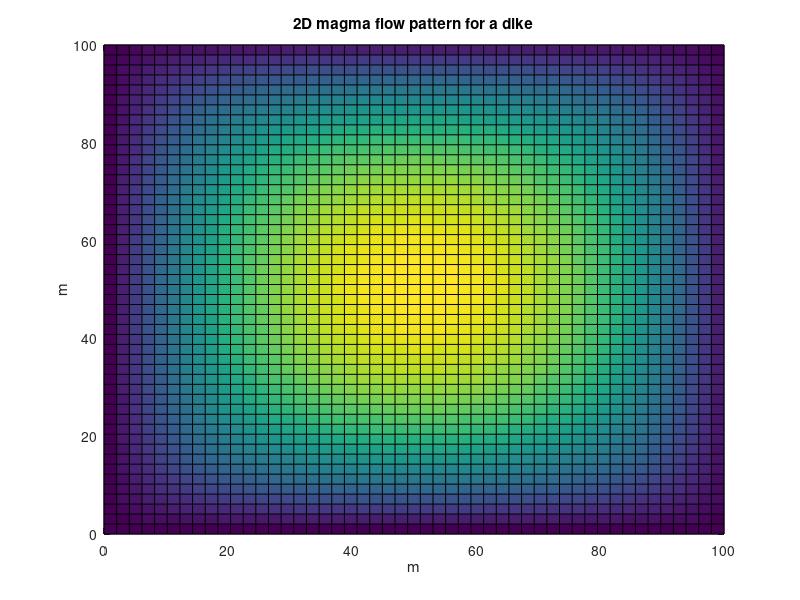

Here is the MATLAB script that generated this plot:
clear all;
clear;

%Set parameters
Vis = 1e16; 
Rho = 2800; 
dPdY = 31000;
Gy = 10; 

%Set parameters for the x and y grid
xsize = 100;
numx = 50;
dx = xsize/(numx-1);
ysize = 100;
numy = 50;
dy = ysize/(numy-1);
k = numx*numy;

%Settin the grid plus L and R
x = 0:dx:xsize;
y = 0:dy:ysize;
L = zeros(k, k);
R = zeros(k, 1);

%Filling in the grid L and R. K bound the outcomes to one vector. 
for i= 1:1:numy
    for j = 1:1:numx
        k = (i-1)*numy+j;
        
        if (j == 1 || j == numx || i == 1 || i == numy )
            L(k,k) = 1;
            R(k,1) = 0;
            
        else  
          
            L(k,k-numy) = 1/(dx^2);                
            L(k,k-1) = 1/(dy^2);
            L(k,k) = -2/(dx^2)-2/(dy^2);
            L(k,k+1) = 1/(dy^2);
            L(k,k+numy) = 1/(dx^2);
            R(k,1) = (1/Vis)*(dPdY-Rho*Gy); 
            
        end
        
    end
  
 end
   
%Computing S
S = L\R;

%Translating S back to a numx*numy matrix
for i = 1:1:numy
    for j = 1:1:numx
        k = (j-1)*numy+i;
        v_y(i,j) = -S(k);
        
    end
end

%Plotting the figure
figure(2)
pcolor(x,y,v_y);
title('2D magma flow pattern for a dike')
xlabel('m')
ylabel('m')
